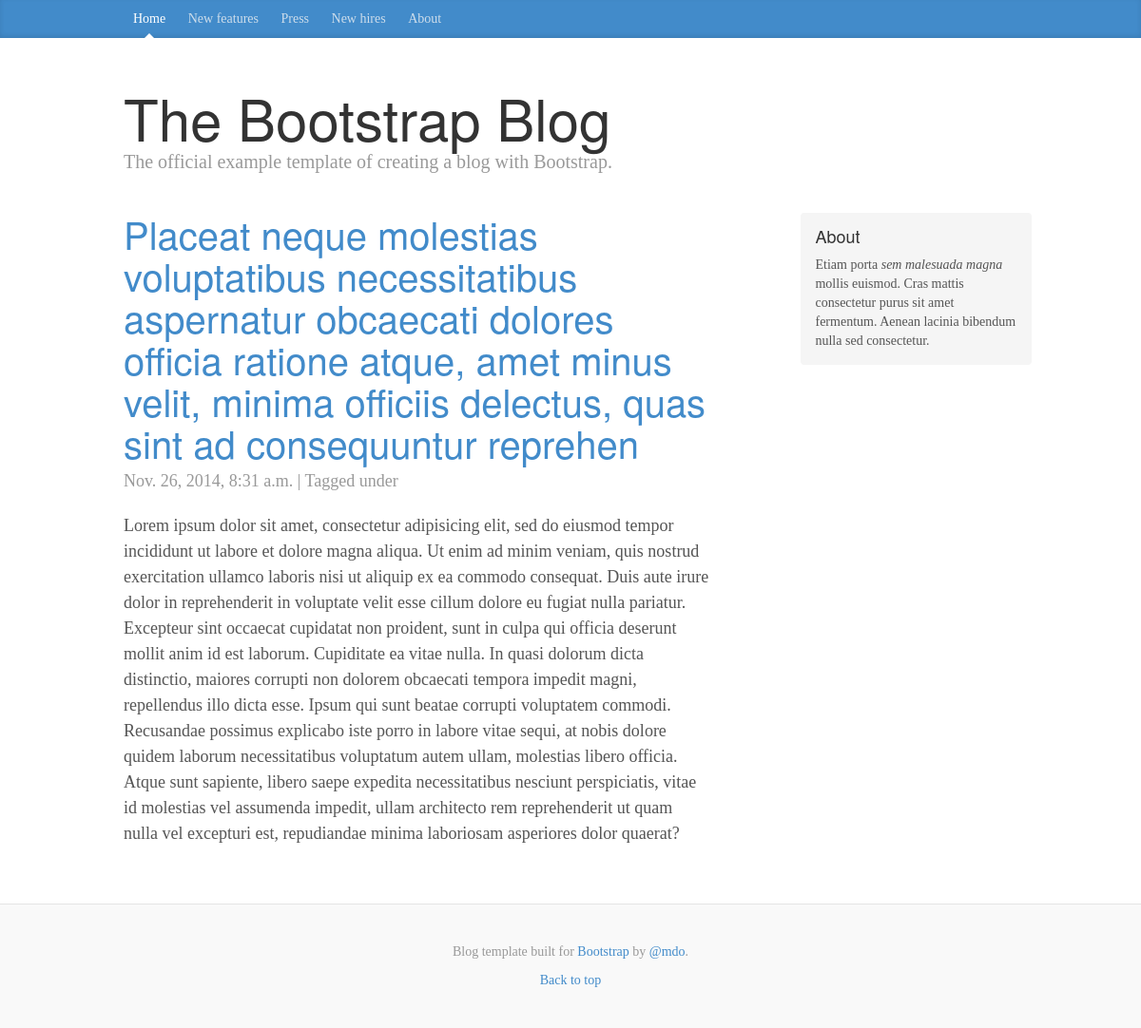
/flb6mvfxy05wplaw8en20ldhfx6tsa82dro95c3lipfu, run on the app's committed database.
### blogProject/blog/models.py (models this page shows, shortened)
class Entry(models.Model):
    title = models.CharField(max_length=200)
    body = models.TextField()
    slug = models.SlugField(max_length=200, unique=True)
    publish = models.BooleanField(default=True)
    created_at = models.DateTimeField(auto_now_add=True)
    modified_at = models.DateTimeField(auto_now=True)
    tags = models.ManyToManyField(Tag)
    objects = EntryQuerySet.as_manager()
    class Meta:
        verbose_name = "Blog Entry"
        verbose_name_plural = "Blog Entries"
        ordering = ["-created_at"]

### blogProject/blog/views.py (the view)
# urls.py: url(r'^(?P<slug>\S+)$', views.BlogDetail.as_view(), name="entry_detail"),
class BlogDetail(generic.DetailView):
    model = Entry
    template_name = "post.html"

### blogProject/blog/templates/post.html
{% extends "base.html" %}
{% load django_markdown %}
{% block blog_entries %}
  <div class="post">
    <h2><a href="{% url "entry_detail" slug=object.slug %}">{{ object.title }}</a></h2>
    <p class="meta">
      {{ object.created_at }} |
      Tagged under {{  object.tags.all|join:", " }}
    </p>
    {{ object.body|markdown }}
  </div>
{% endblock %}

### blogProject/blog/templates/base.html (shortened to what this page needs)
{% load staticfiles %}
<!DOCTYPE html>
<html lang="en">
  <head>
    <link href="{% static "css/bootstrap.min.css" %}" rel="stylesheet">
    <link href="{% static "css/blog.css" %}" rel="stylesheet">
  </head>
  <body>
    <div class="blog-masthead">
      <div class="container">
        <nav class="blog-nav">
          <a class="blog-nav-item active" href="{% url "index" %}">Home</a>
          <a class="blog-nav-item" href="#">New features</a>
          <a class="blog-nav-item" href="#">Press</a>
          <a class="blog-nav-item" href="#">New hires</a>
          <a class="blog-nav-item" href="#">About</a>
        </nav>
      </div>
    </div>
    <div class="container">
      <div class="blog-header">
        <h1 class="blog-title">The Bootstrap Blog</h1>
        <p class="lead blog-description">The official example template of creating a blog with Bootstrap.</p>
      </div>
      <div class="row">
        <div class="col-sm-8 blog-main">
          {% block blog_entries %} {% endblock %}
        </div>
        <div class="col-sm-3 col-sm-offset-1 blog-sidebar">
          <div class="sidebar-module sidebar-module-inset">
            <h4>About</h4>
            <p>Etiam porta <em>sem malesuada magna</em> mollis euismod. Cras mattis consectetur purus sit amet fermentum. Aenean lacinia bibendum nulla sed consectetur.</p>
          </div>
        </div>
      </div>
    </div>
    <div class="blog-footer">
      <p>Blog template built for <a href="http://getbootstrap.com">Bootstrap</a> by <a href="https://twitter.com/mdo">@mdo</a>.</p>
      <p>
        <a href="#">Back to top</a>
      </p>
    </div>
  </body>
</html>

### blogProject/blog/static/css/blog.css (style rules this page uses)
body { font-family: Georgia, "Times New Roman", Times, serif; color: #555; }
h1, .h1, h2, .h2, h3, .h3, h4, .h4, h5, .h5, h6, .h6 { margin-top: 0; font-family: "Helvetica Neue", Helvetica, Arial, sans-serif; font-weight: normal; color: #333; }
@media (min-width: 1200px) { .container { width: 970px; } }
.blog-masthead { background-color: #428bca; -webkit-box-shadow: inset 0 -2px 5px rgba(0,0,0,.1); box-shadow: inset 0 -2px 5px rgba(0,0,0,.1); }
.blog-nav-item { position: relative; display: inline-block; padding: 10px; font-weight: 500; color: #cdddeb; }
.blog-nav .active { color: #fff; }
.blog-nav .active:after { position: absolute; bottom: 0; left: 50%; width: 0; height: 0; margin-left: -5px; vertical-align: middle; content: " "; border-right: 5px solid transparent; border-bottom: 5px solid; border-left: 5px solid transparent; }
.blog-header { padding-top: 20px; padding-bottom: 20px; }
.blog-title { margin-top: 30px; margin-bottom: 0; font-size: 60px; font-weight: normal; }
.blog-description { font-size: 20px; color: #999; }
.blog-main { font-size: 18px; line-height: 1.5; }
.sidebar-module { padding: 15px; margin: 0 -15px 15px; }
.sidebar-module-inset { padding: 15px; background-color: #f5f5f5; border-radius: 4px; }
.sidebar-module-inset p:last-child, .sidebar-module-inset ul:last-child, .sidebar-module-inset ol:last-child { margin-bottom: 0; }
.post { margin-bottom: 60px; }
div.post h2:first-child { margin-bottom: 5px; font-size: 40px; }
.meta { margin-bottom: 20px; color: #999; }
.blog-footer { padding: 40px 0; color: #999; text-align: center; background-color: #f9f9f9; border-top: 1px solid #e5e5e5; }
.blog-footer p:last-child { margin-bottom: 0; }

### data on the page
Entry: title "Placeat neque molestias voluptatibus necessitatibus aspernatur obcaecati dolores officia ratione atque, amet minus velit, minima officiis delectus, quas sint ad consequuntur reprehen", created_at "Nov. 26, 2014, 8:31 a.m.", body "Lorem ipsum dolor sit amet, consectetur adipisicing elit, sed do eiusmod tempor incididunt ut labore et dolore magna aliqua. Ut enim ad minim veniam, quis nostrud exercitation ullamco laboris nisi ut aliquip ex ea commodo consequat. Duis aute irure dolor in reprehenderit in voluptate velit esse cillum dolore eu fugiat nulla pariatur. Excepteur sint occaecat cupidatat non proident, sunt in culpa qui officia deserunt mollit anim id est laborum. Cupiditate ea vitae nulla. In quasi dolorum dicta distinctio, maiores corrupti non dolorem obcaecati tempora impedit magni, repellendus illo dicta esse. Ipsum qui sunt beatae corrupti voluptatem commodi. Recusandae possimus explicabo iste porro in…"
